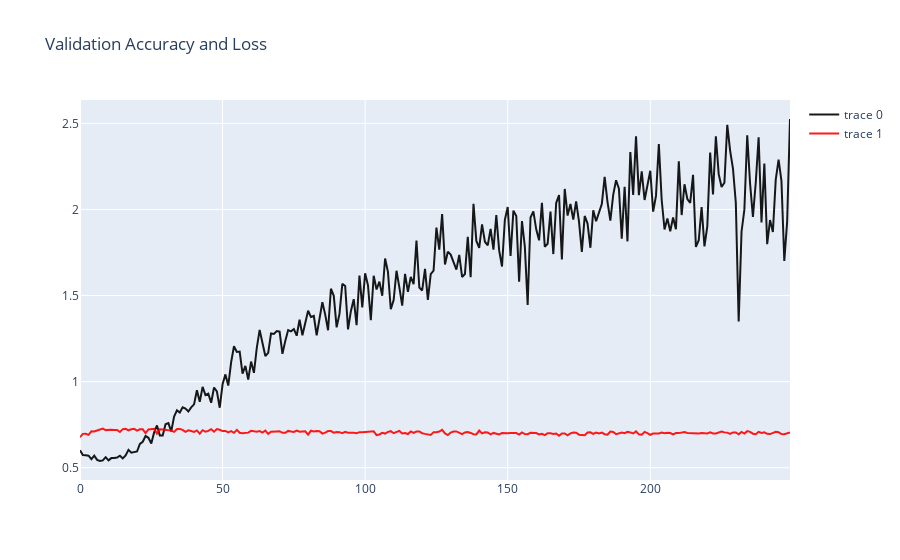

The cell this chart's notebook holds for it:
### Markdown cell above
### 8 - VALIDATION ACCURACY & LOSS CURVE

### Code cell
x_ = np.array(range(len(history.history['val_loss'])))# get validation loss values from the history
trace1 = go.Scatter(
        x = x_,
        y = history.history['val_loss'], # get validation loss values from the history
        mode = "lines",
        marker = dict(color = "rgba(0,0,0,0.9)"),
        text = "Validation Loss"
)
trace2 = go.Scatter(
        x = x_,
        y = history.history['val_accuracy'],# get validation accuracy values from the history
        mode = "lines",
        marker = dict(color = "rgba(255,0,0,0.9)"),
        text = "Validation Accuracy"
)
data = [trace1,trace2]
layout = dict(title = "Validation Accuracy and Loss")
fig = dict(data = data,layout=layout)
iplot(fig)

### Figure 1 — Plotly figure (JSON) as saved in the notebook; plotly's stock layout.template omitted (floating-point values rounded to 4 significant figures; data arrays with more than 128 entries replaced by an {"elided": "..."} marker saying what was removed)
{"data": [{"marker": {"color": "rgba(0,0,0,0.9)"}, "mode": "lines", "text": "Validation Loss", "type": "scatter", "x": {"elided": "250 int values"}, "y": {"elided": "250 float values"}}, {"marker": {"color": "rgba(255,0,0,0.9)"}, "mode": "lines", "text": "Validation Accuracy", "type": "scatter", "x": {"elided": "250 int values"}, "y": {"elided": "250 float values"}}], "layout": {"title": {"text": "Validation Accuracy and Loss"}}}
